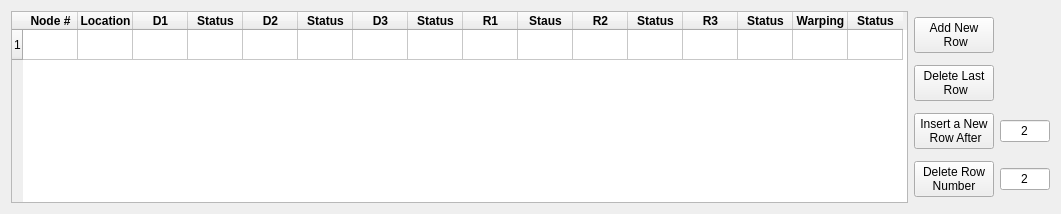
          <widget class="QWidget" name="DiscreteSpringsTab">
           <attribute name="title">
            <string>Discrete Grounded Springs</string>
           </attribute>
           <layout class="QHBoxLayout" name="horizontalLayout_6">
            <item>
             <widget class="QTableWidget" name="Discrete_grounded_spring_table">
              <property name="minimumSize">
               <size>
                <width>897</width>
                <height>0</height>
               </size>
              </property>
              <property name="alternatingRowColors">
               <bool>true</bool>
              </property>
              <attribute name="horizontalHeaderDefaultSectionSize">
               <number>55</number>
              </attribute>
              <row>
               <property name="text">
                <string>1</string>
               </property>
              </row>
              <column>
               <property name="text">
                <string>Node #</string>
               </property>
               <property name="font">
                <font>
                 <weight>75</weight>
                 <bold>true</bold>
                </font>
               </property>
              </column>
              <column>
               <property name="text">
                <string>Location</string>
               </property>
               <property name="font">
                <font>
                 <weight>75</weight>
                 <bold>true</bold>
                </font>
               </property>
              </column>
              <column>
               <property name="text">
                <string>D1</string>
               </property>
               <property name="font">
                <font>
                 <weight>75</weight>
                 <bold>true</bold>
                </font>
               </property>
              </column>
              <column>
               <property name="text">
                <string>Status</string>
               </property>
               <property name="font">
                <font>
                 <weight>75</weight>
                 <bold>true</bold>
                </font>
               </property>
              </column>
              <column>
               <property name="text">
                <string>D2</string>
               </property>
               <property name="font">
                <font>
                 <weight>75</weight>
                 <bold>true</bold>
                </font>
               </property>
              </column>
              <column>
               <property name="text">
                <string>Status</string>
               </property>
               <property name="font">
                <font>
                 <weight>75</weight>
                 <bold>true</bold>
                </font>
               </property>
              </column>
              <column>
               <property name="text">
                <string>D3</string>
               </property>
               <property name="font">
                <font>
                 <weight>75</weight>
                 <bold>true</bold>
                </font>
               </property>
              </column>
              <column>
               <property name="text">
                <string>Status</string>
               </property>
               <property name="font">
                <font>
                 <weight>75</weight>
                 <bold>true</bold>
                </font>
               </property>
              </column>
              <column>
               <property name="text">
                <string>R1</string>
               </property>
               <property name="font">
                <font>
                 <weight>75</weight>
                 <bold>true</bold>
                </font>
               </property>
              </column>
              <column>
               <property name="text">
                <string>Staus</string>
               </property>
               <property name="font">
                <font>
                 <weight>75</weight>
                 <bold>true</bold>
                </font>
               </property>
              </column>
              <column>
               <property name="text">
                <string>R2</string>
               </property>
               <property name="font">
                <font>
                 <weight>75</weight>
                 <bold>true</bold>
                </font>
               </property>
              </column>
              <column>
               <property name="text">
                <string>Status</string>
               </property>
               <property name="font">
                <font>
                 <weight>75</weight>
                 <bold>true</bold>
                </font>
               </property>
              </column>
              <column>
               <property name="text">
                <string>R3</string>
               </property>
               <property name="font">
                <font>
                 <weight>75</weight>
                 <bold>true</bold>
                </font>
               </property>
              </column>
              <column>
               <property name="text">
                <string>Status</string>
               </property>
               <property name="font">
                <font>
                 <weight>75</weight>
                 <bold>true</bold>
                </font>
               </property>
              </column>
              <column>
               <property name="text">
                <string>Warping</string>
               </property>
               <property name="font">
                <font>
                 <weight>75</weight>
                 <bold>true</bold>
                </font>
               </property>
              </column>
              <column>
               <property name="text">
                <string>Status</string>
               </property>
               <property name="font">
                <font>
                 <weight>75</weight>
                 <bold>true</bold>
                </font>
               </property>
              </column>
             </widget>
            </item>
            <item>
             <layout class="QGridLayout" name="gridLayout_8">
              <item row="1" column="0">
               <widget class="QPushButton" name="Delete_last_row_spring">
                <property name="minimumSize">
                 <size>
                  <width>0</width>
                  <height>0</height>
                 </size>
                </property>
                <property name="maximumSize">
                 <size>
                  <width>200</width>
                  <height>16777215</height>
                 </size>
                </property>
                <property name="text">
                 <string>Delete Last 
 Row</string>
                </property>
               </widget>
              </item>
              <item row="3" column="0">
               <widget class="QPushButton" name="Delete_new_row_button_spring">
                <property name="maximumSize">
                 <size>
                  <width>150</width>
                  <height>16777215</height>
                 </size>
                </property>
                <property name="text">
                 <string>Delete Row 
Number</string>
                </property>
               </widget>
              </item>
              <item row="2" column="0">
               <widget class="QPushButton" name="Insert_new_row_button_spring">
                <property name="enabled">
                 <bool>true</bool>
                </property>
                <property name="maximumSize">
                 <size>
                  <width>150</width>
                  <height>16777215</height>
                 </size>
                </property>
                <property name="text">
                 <string>Insert a New 
 Row After</string>
                </property>
               </widget>
              </item>
              <item row="0" column="0">
               <widget class="QPushButton" name="Add_new_row_spring">
                <property name="maximumSize">
                 <size>
                  <width>200</width>
                  <height>16777215</height>
                 </size>
                </property>
                <property name="text">
                 <string>Add New
 Row</string>
                </property>
               </widget>
              </item>
              <item row="2" column="1">
               <widget class="QLineEdit" name="Inser_number_spring">
                <property name="maximumSize">
                 <size>
                  <width>50</width>
                  <height>16777215</height>
                 </size>
                </property>
                <property name="layoutDirection">
                 <enum>Qt::LeftToRight</enum>
                </property>
                <property name="text">
                 <string>2</string>
                </property>
                <property name="alignment">
                 <set>Qt::AlignCenter</set>
                </property>
               </widget>
              </item>
              <item row="3" column="1">
               <widget class="QLineEdit" name="Delete_number_spring">
                <property name="maximumSize">
                 <size>
                  <width>50</width>
                  <height>16777215</height>
                 </size>
                </property>
                <property name="text">
                 <string>2</string>
                </property>
                <property name="alignment">
                 <set>Qt::AlignCenter</set>
                </property>
               </widget>
              </item>
             </layout>
            </item>
           </layout>
          </widget>
